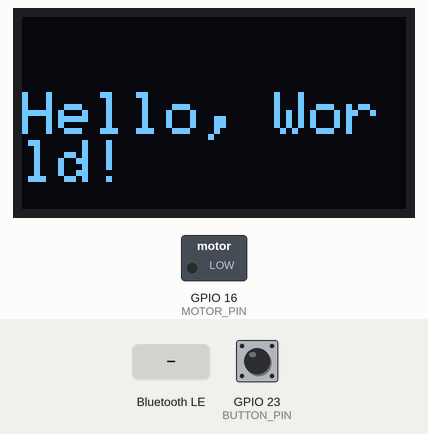
This sketch was run on a simulated ESP32. Parts: 128×64 one-colour display, switched loads named in the sketch (green lamp = pin HIGH). The test bench sets the inputs (shaded band); at power-on: GPIO 23 (BUTTON_PIN) HIGH. Nothing arrives over Bluetooth unless stated; a phone connects over Bluetooth LE 3 s after start; what the sketch prints to the serial monitor is not drawn.

Above: at 1.2 s.
1.3 s: GPIO 23 (BUTTON_PIN) pulled LOW for 1 s
At 3.5 s:
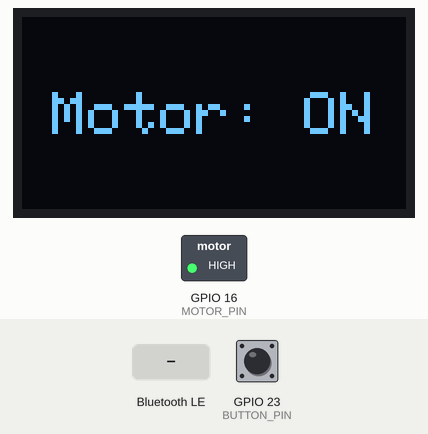
3.8 s: Bluetooth LE write "5" received
At 5.9 s:
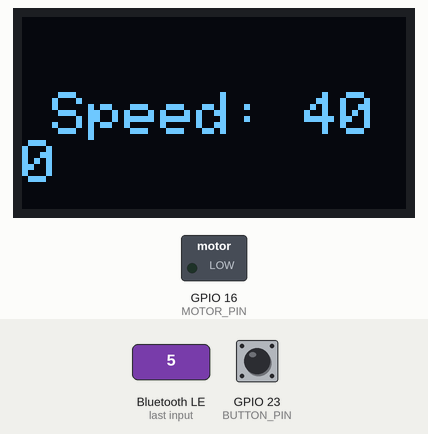
6.3 s: GPIO 23 (BUTTON_PIN) pulled LOW for 0.15 s
At 7.5 s:
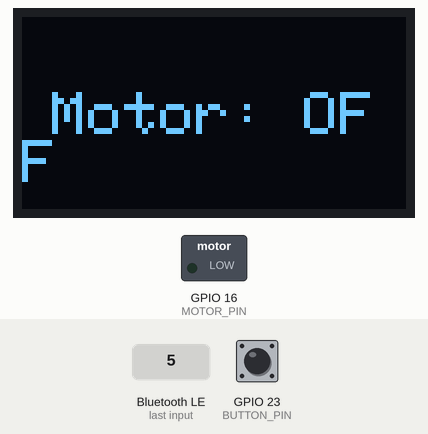
8.0 s: Bluetooth LE write "90" received
At 10.0 s:
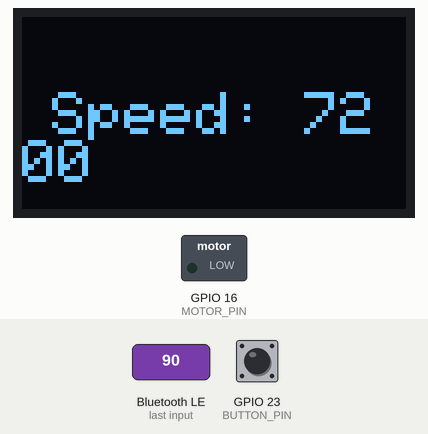
10.5 s: Bluetooth LE write "200" received
At 12.3 s:
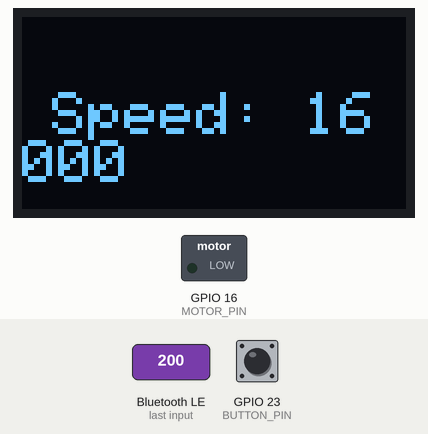
13.0 s: GPIO 23 (BUTTON_PIN) pulled LOW for 0.15 s
At 13.9 s:
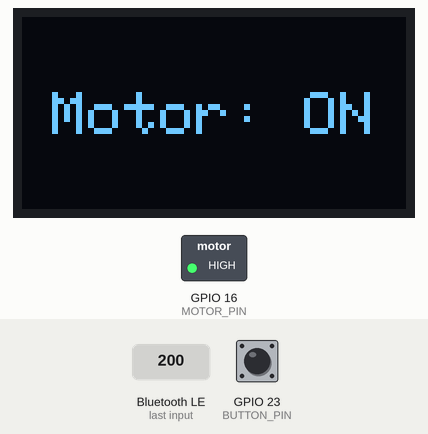
Timing chart, 0 to 15.7 s (numbered marks = the images above; inputs shaded):
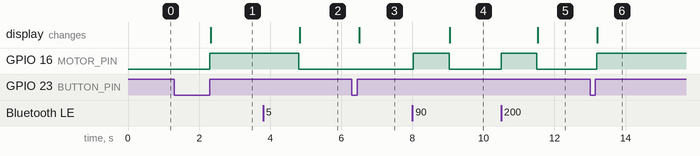

Measured:
- after the input at 1.3 s, GPIO 16 (MOTOR_PIN): LOW → HIGH after 1.0 s; the display: changes after 1.0 s (image 1)
- after the input at 3.8 s, GPIO 16 (MOTOR_PIN): HIGH → LOW after 1.0 s; the display: changes after 1.0 s (image 2)
- after the input at 6.3 s, the display: changes after 0.21 s (image 3)
- after the input at 8.0 s, GPIO 16 (MOTOR_PIN): LOW → HIGH at once, → LOW 1.0 s later; the display: changes after 1.1 s (image 4)
- after the input at 10.5 s, GPIO 16 (MOTOR_PIN): LOW → HIGH at once, → LOW 1.0 s later; the display: changes after 1.0 s (image 5)
- after the input at 13.0 s, GPIO 16 (MOTOR_PIN): LOW → HIGH after 0.18 s; the display: changes after 0.21 s (image 6)

The sketch:

ESP_BLE.ino
```cpp
#include <BLEDevice.h>
#include <BLEUtils.h>
#include <BLEServer.h>

#include <Wire.h>
#include <Adafruit_GFX.h>
#include <Adafruit_SSD1306.h>

#define SERVICE_UUID        "4fafc201-1fb5-459e-8fcc-c5c9c331914b" // Custom Service UUID
#define CHARACTERISTIC_UUID "beb5483e-36e1-4688-b7f5-ea07361b26a8" // Custom Characteristic UUID
#define MOTOR_PIN 16 // Pin where the motor is connected
#define BUTTON_PIN 23 // Pin where the button is connected

#define SCREEN_WIDTH 128
#define SCREEN_HEIGHT 64

// Reset pin (use -1 if not connected)
#define OLED_RESET    -1
Adafruit_SSD1306 display(SCREEN_WIDTH, SCREEN_HEIGHT, &Wire, OLED_RESET);

bool motorOn = false; // Track motor state

// Callback class to handle incoming data
class MyCallbacks : public BLECharacteristicCallbacks {
  void onWrite(BLECharacteristic *pCharacteristic) {
    String value = pCharacteristic->getValue();

    if (value.length() > 0) {
      Serial.print("Received Value: ");
      Serial.println(value);

      int motorSpeed = value.toInt() * 80; // Scale the input (0-3) to PWM range
      analogWrite(MOTOR_PIN, motorSpeed);
      delay(1000);
      analogWrite(MOTOR_PIN, 0);


      // Clear the display before writing new text
      display.clearDisplay();
      display.setTextSize(2);        // Text size (1 = small, 2 = medium, etc.)
      display.setTextColor(SSD1306_WHITE); // White text color
      display.setCursor(10, 25);     // Set the cursor position (x, y)
      display.print("Speed: ");
      display.print(motorSpeed);

      // Refresh the display with new content
      display.display();
    }
  }
};

void setup() {
  Serial.begin(115200);
  Serial.println("Starting BLE...");

  pinMode(MOTOR_PIN, OUTPUT);
  pinMode(BUTTON_PIN, INPUT_PULLUP); // Configure button pin with pull-up resistor
  analogWrite(MOTOR_PIN, 0);   // Initially turn off the motor

  // Initialize OLED display
  if (!display.begin(SSD1306_SWITCHCAPVCC, 0x3C)) { // 0x3C is the I2C address for most OLEDs
    Serial.println(F("SSD1306 allocation failed"));
    for (;;); // Loop forever if display initialization fails
  }

  display.clearDisplay();
  display.setTextSize(2);
  display.setTextColor(SSD1306_WHITE);
  display.setCursor(0, 25);
  display.println(F("Hello, World!"));
  display.display();

  // Initialize BLE
  BLEDevice::init("ESP32_BLE_Receiver");
  BLEServer *pServer = BLEDevice::createServer();

  // Create BLE Service
  BLEService *pService = pServer->createService(SERVICE_UUID);

  // Create BLE Characteristic
  BLECharacteristic *pCharacteristic = pService->createCharacteristic(
                                        CHARACTERISTIC_UUID,
                                        BLECharacteristic::PROPERTY_READ |
                                        BLECharacteristic::PROPERTY_WRITE
                                      );

  // Set callback for receiving data
  pCharacteristic->setCallbacks(new MyCallbacks());

  // Start the service
  pService->start();

  // Start advertising
  BLEAdvertising *pAdvertising = BLEDevice::getAdvertising();
  pAdvertising->addServiceUUID(SERVICE_UUID);
  pAdvertising->setScanResponse(true);
  pAdvertising->setMinPreferred(0x06);
  pAdvertising->setMinPreferred(0x12);
  BLEDevice::startAdvertising();

  Serial.println("Waiting for connections...");
}

void loop() {
  // Check if the button is pressed
  if (digitalRead(BUTTON_PIN) == LOW) { // Button pressed
    delay(50); // Debounce delay
    while (digitalRead(BUTTON_PIN) == LOW); // Wait for button release

    motorOn = !motorOn; // Toggle motor state

    if (motorOn) {
      analogWrite(MOTOR_PIN, 255); // Turn motor on full speed
      Serial.println("Motor ON");
    } else {
      analogWrite(MOTOR_PIN, 0); // Turn motor off
      Serial.println("Motor OFF");
    }

    // Update display
    display.clearDisplay();
    display.setTextSize(2);
    display.setTextColor(SSD1306_WHITE);
    display.setCursor(10, 25);
    if (motorOn) {
      display.print(F("Motor: ON"));
    } else {
      display.print(F("Motor: OFF"));
    }
    display.display();
  }

  delay(200); // Small delay for stability
}
```
